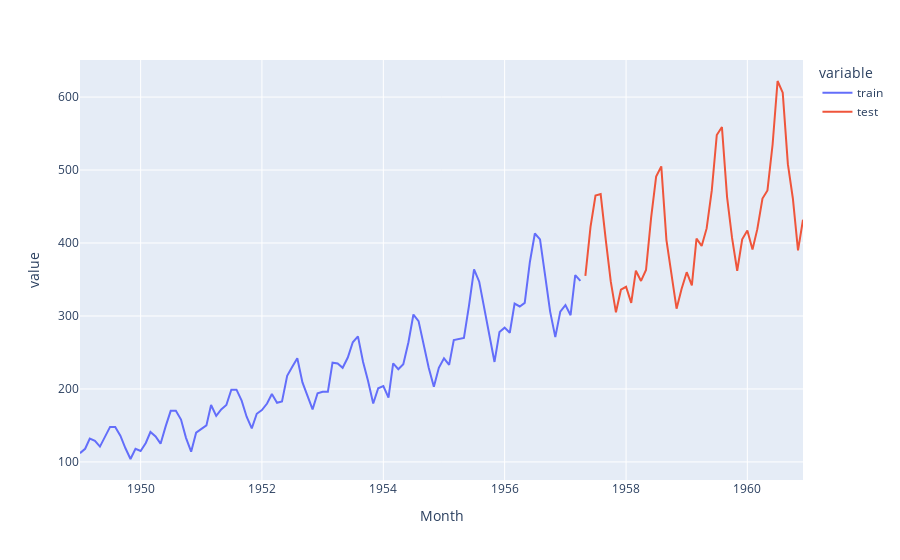

Here is the notebook cell this chart was saved with:
### Code cell


### Figure 1 — Plotly figure (JSON) as saved in the notebook; plotly's stock layout.template omitted (floating-point values rounded to 4 significant figures; data arrays with more than 128 entries replaced by an {"elided": "..."} marker saying what was removed)
{"data": [{"hovertemplate": "variable=train<br>Month=%{x}<br>value=%{y}<extra></extra>", "legendgroup": "train", "line": {"color": "#636efa", "dash": "solid"}, "marker": {"symbol": "circle"}, "mode": "lines", "name": "train", "orientation": "v", "showlegend": true, "type": "scatter", "x": {"elided": "144 str values"}, "xaxis": "x", "y": {"elided": "144 int values"}, "yaxis": "y"}, {"hovertemplate": "variable=test<br>Month=%{x}<br>value=%{y}<extra></extra>", "legendgroup": "test", "line": {"color": "#EF553B", "dash": "solid"}, "marker": {"symbol": "circle"}, "mode": "lines", "name": "test", "orientation": "v", "showlegend": true, "type": "scatter", "x": {"elided": "144 str values"}, "xaxis": "x", "y": {"elided": "144 int values"}, "yaxis": "y"}], "layout": {"autosize": true, "legend": {"title": {"text": "variable"}, "tracegroupgap": 0}, "margin": {"t": 60}, "xaxis": {"anchor": "y", "autorange": true, "domain": [0, 1], "range": ["1949-01-01", "1960-12-01"], "title": {"text": "Month"}, "type": "date"}, "yaxis": {"anchor": "x", "autorange": true, "domain": [0, 1], "range": [75.22, 650.8], "title": {"text": "value"}, "type": "linear"}}}
